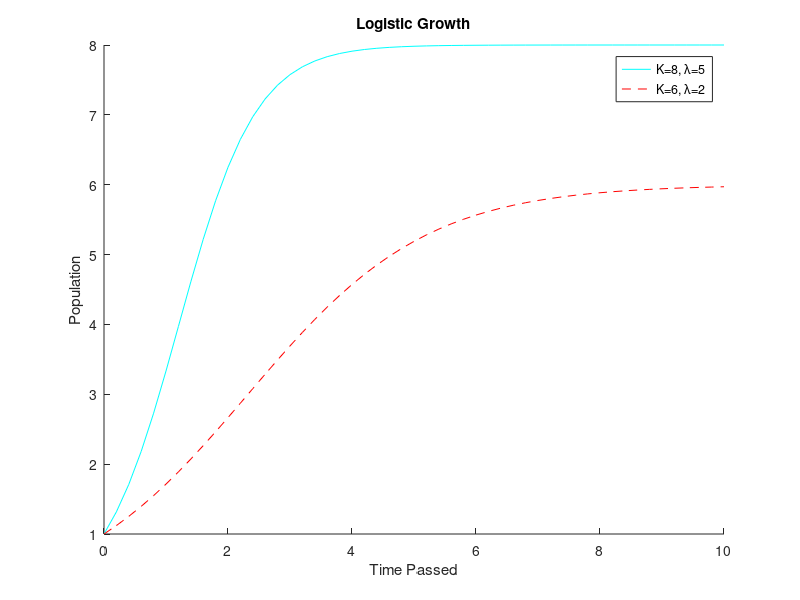

Here is the MATLAB script that generated this plot:
% input data
clear
% define anon func
bacteriaNumber = @(time,n0,K,lamda) (n0 .* lamda .^ time) ./ (1 + (n0 .* ((lamda .^ time) - 1) ./ K)); % apply growth formula
%set maxTime == 10
maxTime = 10;
% set t as array of 51 obj between 0 and maxTime
t = linspace(0,maxTime,51);
% set vars for func
n0=1;
K=8;
lambda = 5;
% use anon func
pop1formula = bacteriaNumber(t,n0,K,lambda);
hold on
plot(t,pop1formula,"c-")
% set vars for 2nd calc
n0=1;
K=6;
lambda = 2;
% use anon func
pop2formula = bacteriaNumber(t,n0,K,lambda);
% set plot for growth
plot(t,pop2formula,"r--")
legend('K=8, \lambda=5','K=6, \lambda=2',Location='southeast')
title('Logistic Growth')
xlabel('Time Passed')
ylabel('Population')